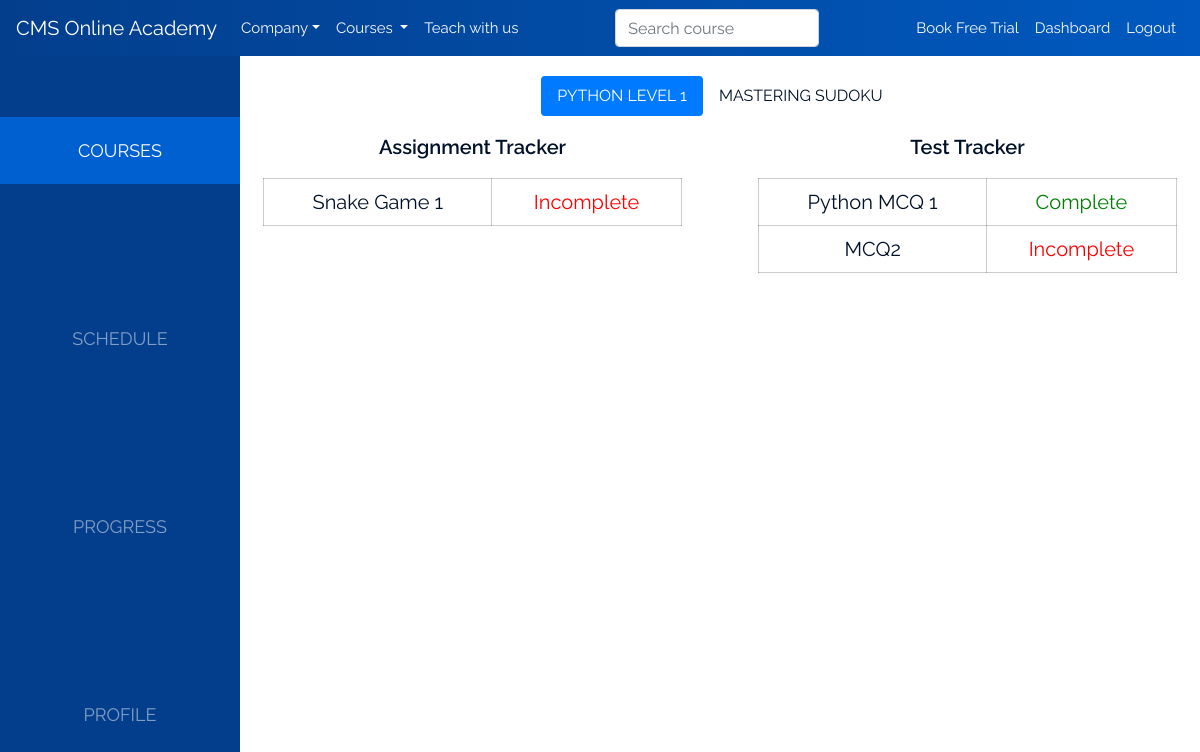
/student/progress (signed in), run on the app's committed database.
### api/models.py (models this page shows, shortened)
class Enrollment(models.Model):
    student = models.ForeignKey(Student, on_delete=models.CASCADE)
    course = models.ForeignKey(Course, on_delete=models.CASCADE)
    days = models.CharField(max_length=13, validators=[validate_comma_separated_integer_list])
    start_time = models.TimeField()
    end_time = models.TimeField()

class Course(models.Model):
    name = models.CharField(max_length=50)
    category = models.ForeignKey(Subcategory, on_delete=models.CASCADE)
    grade = models.CharField(max_length=1, choices=Grade.choices)
    level = models.PositiveSmallIntegerField()
    description = models.TextField()
    highlights = models.TextField(help_text='Put each item on its own line')
    prerequisites = models.TextField(help_text='Put each item on its own line')
    sessions = models.TextField(help_text='Put each item on its own line')
    instructor = models.ForeignKey(Instructor, on_delete=models.CASCADE)

class Project(models.Model):
    name = models.CharField(max_length=128)
    course = models.ForeignKey(Course, on_delete=models.CASCADE)

class Exam(models.Model):
    name = models.CharField(max_length=128)
    course = models.ForeignKey(Course, on_delete=models.CASCADE)
    total_points = models.PositiveSmallIntegerField()

### api/views.py (the view)
# urls.py: path('student/progress', student_progress, name='student-progress'),
def student_progress(request):
    me = AcademyUser.get_for(request.user)
    enrollments = Enrollment.objects.filter(student=me)
    return standard_view('student/progress.html', {
        'enrollments': enrollments
    })(request)

### api/models.py (called while the page is built)
    @classmethod
    def get_for(cls, user: User):
        if isinstance(user, AnonymousUser):
            return None
        try:
            return Student.objects.get(django_user=user)
        except Student.DoesNotExist:
            try:
                return Instructor.objects.get(django_user=user)
            except Instructor.DoesNotExist:
                pass

### api/templatetags/api_extras.py (called while the page is built)
@register.simple_tag()
def status(assignment: Union[Project, Exam], me: Student):
    if isinstance(assignment, Project):
        data = assignment.projectsubmission_set
    else:
        data = assignment.examgrade_set
    try:
        data.get(student=me)
        return 'complete'
    except ProjectSubmission.DoesNotExist:
        return 'incomplete'
    except ExamGrade.DoesNotExist:
        return 'incomplete'

### api/views.py (called while the page is built)
def standard_view(template_name, ctx=None):
    if ctx is None:
        ctx = {}
    def view(request, **kwargs):
        template = loader.get_template(template_name)
        context = {
            'me': AcademyUser.get_for(request.user),
            'all_categories': Category.objects.all(),
            **kwargs,
            **ctx,
        }
        return HttpResponse(template.render(context, request))
    return view

### templates/student/progress.html (shortened to what this page needs)
{% extends 'student/student-base.html' %}
{% load static %}
{% load api_extras %}
{% block student-body %}
    <ul class="nav nav-pills mb-3 justify-content-center" id="pills-tab" role="tablist">
        {% for enrollment in enrollments %}
            <li class="nav-item">
                <a class="nav-link{% if forloop.first %} active{% endif %}" id="pills-{{ enrollment.course.id }}-tab"
                   data-toggle="pill" href="#pills-{{ enrollment.course.id }}"
                   role="tab" aria-controls="pills-{{ enrollment.course.id }}"{% if forloop.first %}
                   aria-selected="true"{% endif %}>{{ enrollment.course.name }}</a>
            </li>
        {% endfor %}
    </ul>
    <div class="tab-content" id="pills-tabContent">
        {% for enrollment in enrollments %}
            <div class="tab-pane fade show{% if forloop.first %} active{% endif %}"
                 id="pills-{{ enrollment.course.id }}"
                 role="tabpanel"
                 aria-labelledby="pills-{{ enrollment.course.id }}-tab">
                <div class="row">
                    <div class="col-lg-6 text-center">
                        <div class="text-center text-large">
                            <p>Assignment Tracker</p>
                        </div>
                        <table class="assign-table text-normal mx-auto">
                            {% for project in enrollment.course.project_set.all %}
                                <tr>
                                    <td>{{ project.name }} 1</td>
                                    {% status project me as status %}
                                    <td style="color: {% if status == 'complete' %}green{% else %}red{% endif %};">{{ status | title }}</td>
                                </tr>
                            {% endfor %}
                        </table>
                    </div>
                    <div class="col-lg-6">
                        <div class="text-center text-large">
                            <p>Test Tracker</p>
                        </div>
                        <table class="assign-table text-normal mx-auto">
                            {% for exam in enrollment.course.exam_set.all %}
                                <tr>
                                    <td>{{ exam.name }}</td>
                                    {% status exam me as status %}
                                    <td style="color: {% if status == 'complete' %}green{% else %}red{% endif %};">{{ status | title }}</td>
                                </tr>
                            {% endfor %}
                        </table>
                    </div>
                </div>
            </div>
        {% endfor %}
    </div>
{% endblock %}

### api/static/styles/index.css (style rules this page uses)
html { scroll-behavior: smooth; }
body { color:#001127; }
a, a:hover, a:active { color:#001127; text-decoration: none; cursor: pointer; }
.nav-item { cursor: pointer; }
.text-normal { font-family: 'Raleway', sans-serif; font-weight: 400; font-size:20px; word-wrap: normal; }
.text-large { font-family: 'Raleway', sans-serif; font-weight: 600; font-size:20px; word-wrap: normal; }

### api/static/styles/student.css (style rules this page uses)
html { scroll-behavior: smooth; }
body { color:#001127; font-family: 'Raleway', sans-serif; font-weight: 400; overflow-x: hidden; }
a, a:hover, a:active { color:#001127; text-decoration: none; cursor: pointer; }
.nav-item { cursor: pointer; }
.text-normal { font-family: 'Raleway', sans-serif; font-weight: 400; font-size:20px; word-wrap: normal; }
.text-large { font-family: 'Raleway', sans-serif; font-weight: 600; font-size:20px; word-wrap: normal; }
.side-nav .nav-link { text-transform: uppercase; }
.assign-table { border-collapse: collapse; width: 90%; margin-bottom: 30px; }
.assign-table td { border: 1px solid rgba(0,0,0,0.2); text-align: center; padding: 8px; }

### data on the page
Enrollment: course.name "PYTHON LEVEL 1"
Enrollment: course.name "MASTERING SUDOKU"
Project: name "Snake Game", status "Incomplete"
Exam: name "Python MCQ 1", status "Complete"
Exam: name "MCQ2", status "Incomplete"
